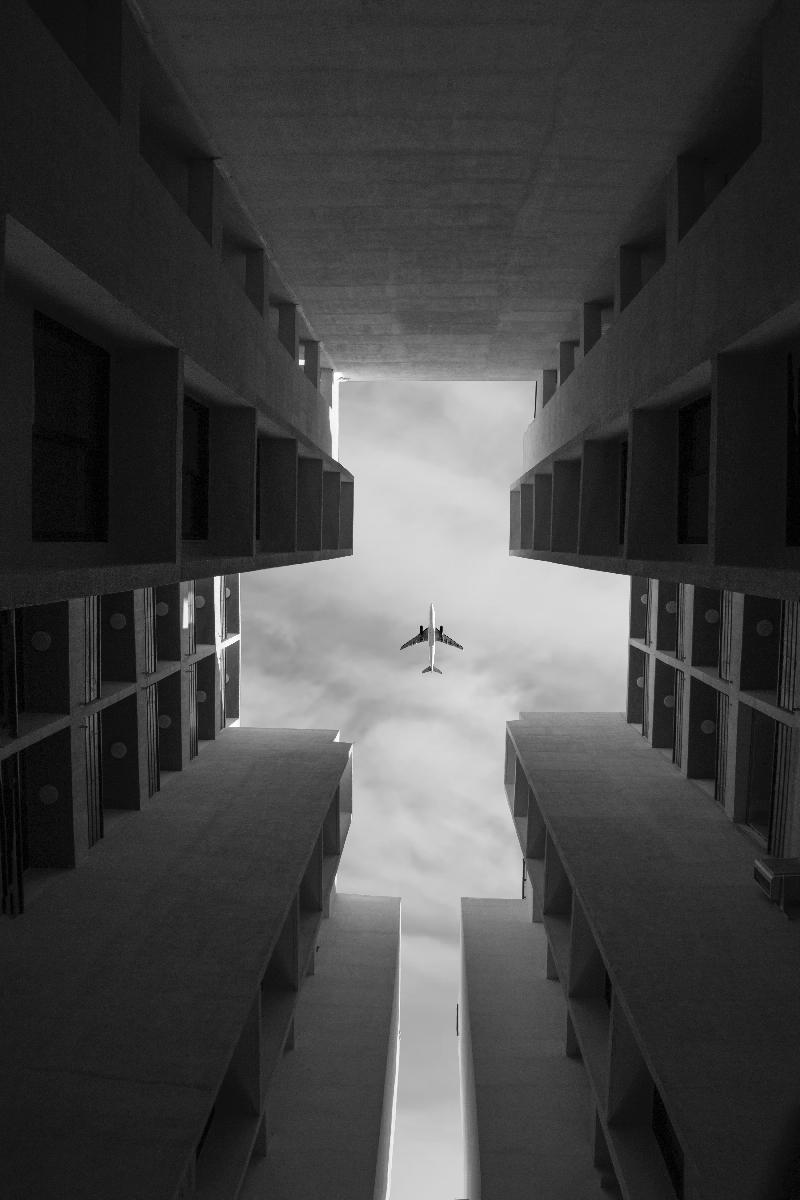
#> input picture airplane.jpg, 800 x 1200 px
$ jupyter execute 'V13 - LUT.ipynb'   (shell and % lines are left out)
#> lines starting #> are read from the running program, lines starting #| are printed output that depends on the picture
[cell 1]
import numpy as np
from matplotlib import pyplot as plt

LUT = np.array([4, 3, 2, 1, 7, 6, 5, 0])
for i in range(8):
    print("%d -> %d"%(i,LUT[i]))

plt.figure()
plt.plot(range(8), LUT, 'b+-')
plt.show()
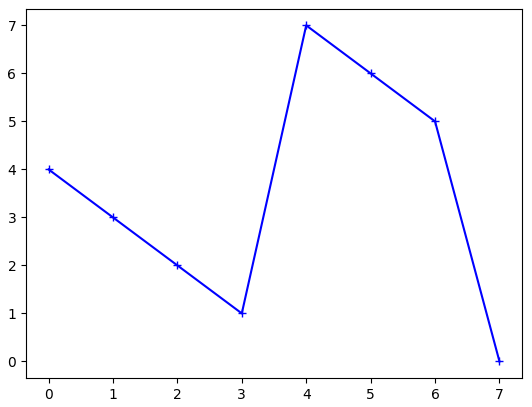
#> figure drawn by matplotlib, 1 panel

[cell 2]
from skimage.io import imread,imshow,imsave

im = imread('airplane.jpg')
#> im is the input picture: shape (1200, 800); min 0, max 255, mean 68.1
print(im.shape)
#| (1200, 800)

plt.figure()
imshow(im)
plt.show()

[cell 3]
LUT = np.array([255-i for i in range(256)])
plt.figure()
plt.plot(range(256), LUT, 'b+-')
plt.show()
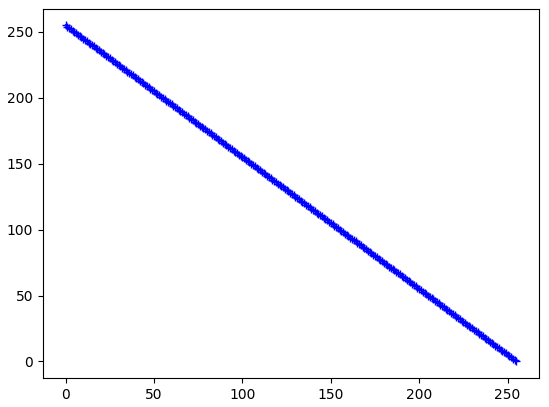
#> figure drawn by matplotlib, 1 panel; curve peaks at x = 0, y = 255

[cell 4]
im_out = LUT[im]
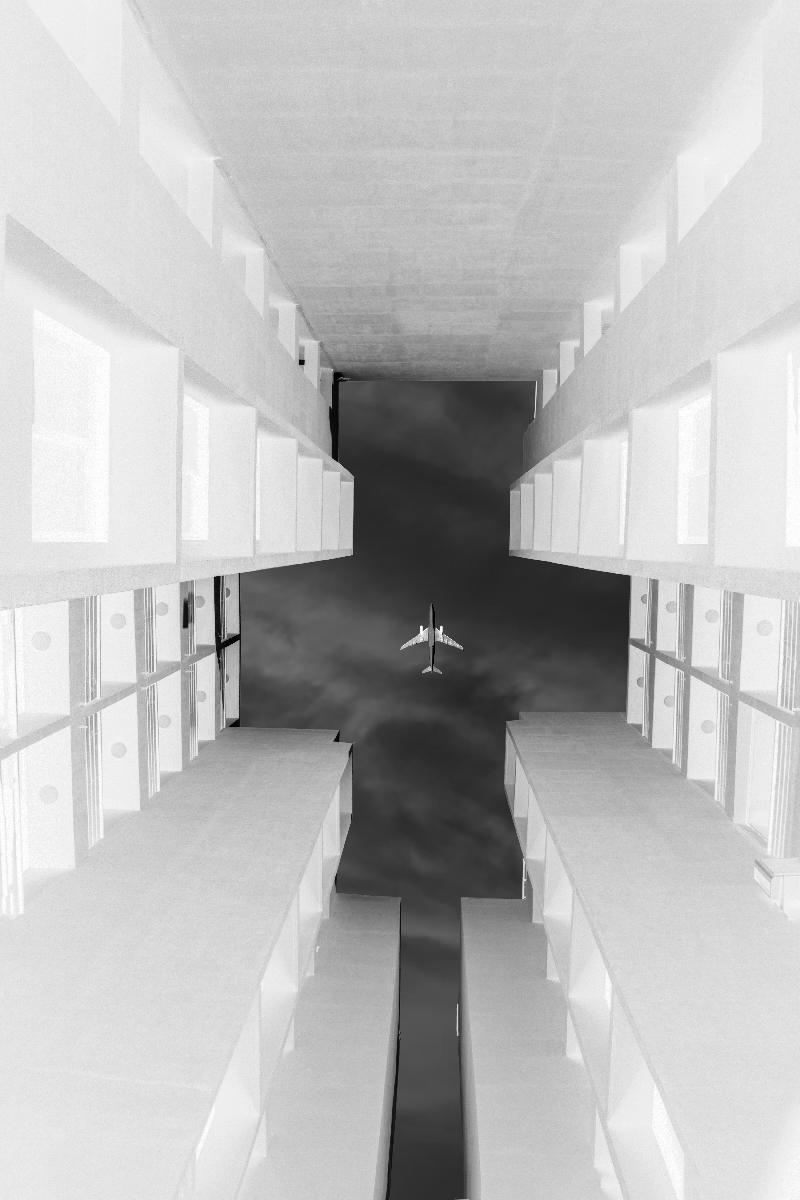
#> im_out: shape (1200, 800) int64; min 0, max 255, mean 186.9

plt.figure()
plt.imshow(im_out, cmap=plt.cm.gray)
plt.show()

[cell 5]
LUT = np.arange(256)//4
plt.figure()
plt.plot(range(256), LUT, 'b+-')
plt.show()
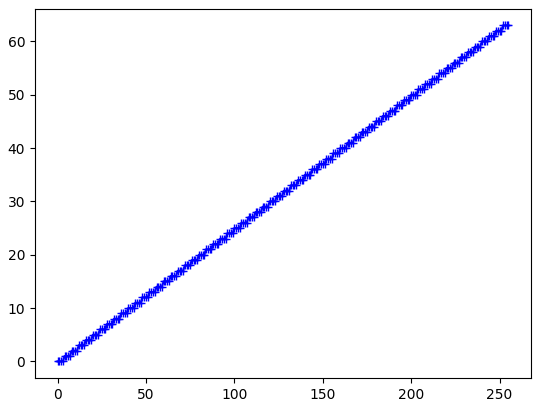
#> figure drawn by matplotlib, 1 panel; curve peaks at x = 252, y = 63

plt.figure()
plt.imshow(LUT[im], cmap=plt.cm.gray)
plt.show()
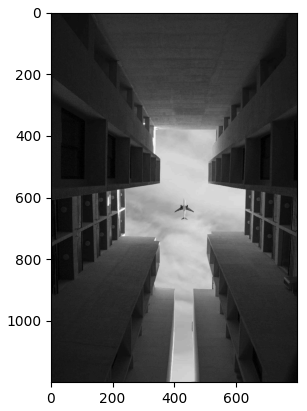
#> figure drawn by matplotlib, 1 panel

$ run again, with astronaut_noisy.jpg copied over airplane.jpg
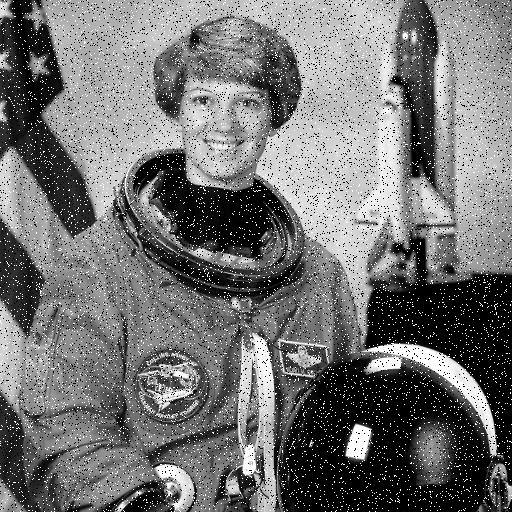
#> input picture astronaut_noisy.jpg, 512 x 512 px
#> im is the input picture: shape (512, 512); min 0, max 255, mean 114.6
#| (512, 512)
#> `im_out = LUT[im]`:
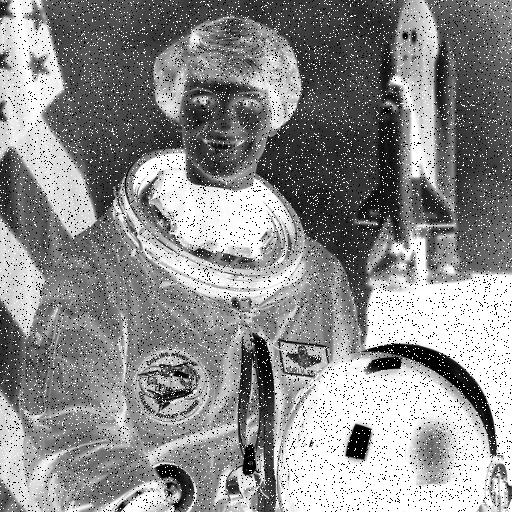
#> im_out: shape (512, 512) int64; min 0, max 255, mean 140.4
#> `plt.show()`:
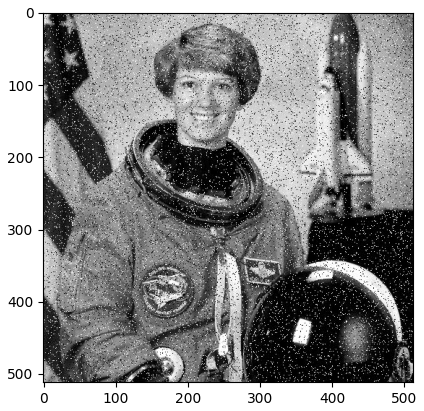
#> figure drawn by matplotlib, 1 panel
